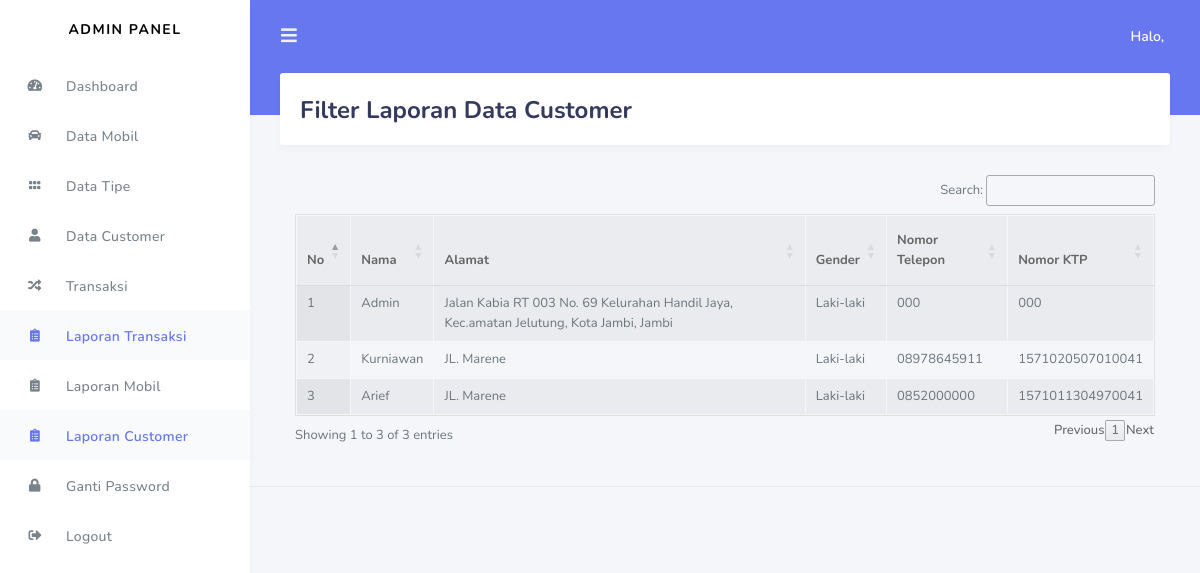
/index.php/admin/laporan/customer, run on the app's committed database.
### tables this page shows
CREATE TABLE `customer` (
  `id_customer` int(11) NOT NULL,
  `nama` varchar(120) NOT NULL,
  `nama_rental` varchar(120) NOT NULL,
  `username` varchar(120) NOT NULL,
  `alamat` varchar(120) NOT NULL,
  `gender` varchar(20) NOT NULL,
  `no_telp` varchar(20) NOT NULL,
  `no_ktp` varchar(50) NOT NULL,
  `foto` varchar(256) DEFAULT NULL,
  `password` varchar(120) NOT NULL,
  `role_id` int(11) NOT NULL
);

### application/controllers/admin/Laporan.php (called while the page is built, shortened)
<?php
class Laporan extends CI_Controller{
	public function __construct()
    {
        $this->load->model('rental_model');
    }
		public function customer(){
			$data['customer'] = $this->rental_model->get_data('customer')->result();
			$data['title'] = "Laporan Data Customer";
				$this->load->view('templates_laporan/header', $data);
				$this->load->view('templates_laporan/sidebar');
				$this->load->view('admin/laporan_customer',$data);
				$this->load->view('templates_laporan/footer');
		}
}
?>

### index.php (called while the page is built, shortened)
<?php
require_once BASEPATH.'core/CodeIgniter.php';

### application/models/Rental_model.php (called while the page is built, shortened)
<?php
	class Rental_model extends CI_Model{
		public function get_data($table){
			return $this->db->get($table);
		}
	}
?>

### application/views/admin/laporan_customer.php (the view)
<div class="main-content">
    <section class="section">
        <div class="section-header">
            <h1>Filter Laporan Data Customer</h1>
        </div>
    </section>
<div class="container-fluid">
    <table class="display table-responsive table table-striped table-bordered mt-3" id="table">
        <thead>
            <tr>
            <th>No</th>
            <th>Nama</th>
            <th>Alamat</th>
            <th>Gender</th>
            <th>Nomor Telepon</th>
            <th>Nomor KTP</th>
            </tr>
        </thead>
        <tbody>
            <?php
            $no = 1;
            foreach ($customer as $tr) : ?>
                <tr>
                <td><?php echo $no++ ?></td>
                    <td><?php echo $tr->nama ?></td>
                    <td><?php echo $tr->alamat ?></td>
                    <td><?php echo $tr->gender ?></td>
                    <td><?php echo $tr->no_telp ?></td>
                    <td><?php echo $tr->no_ktp ?></td>
                </tr>
            <?php endforeach; ?>
        </tbody>
    </table>
</div>
</div>

### data on the page
customer: nama "Admin", alamat "Jalan Kabia RT 003 No. 69 Kelurahan Handil Jaya, Kec.amatan Jelutung, Kota Jambi, Jambi", gender "Laki-laki", no_telp "000", no_ktp "000"
customer: nama "Kurniawan", alamat "JL. Marene", gender "Laki-laki", no_telp "08978645911", no_ktp "1571020507010041"
customer: nama "Arief", alamat "JL. Marene", gender "Laki-laki", no_telp "0852000000", no_ktp "1571011304970041"
